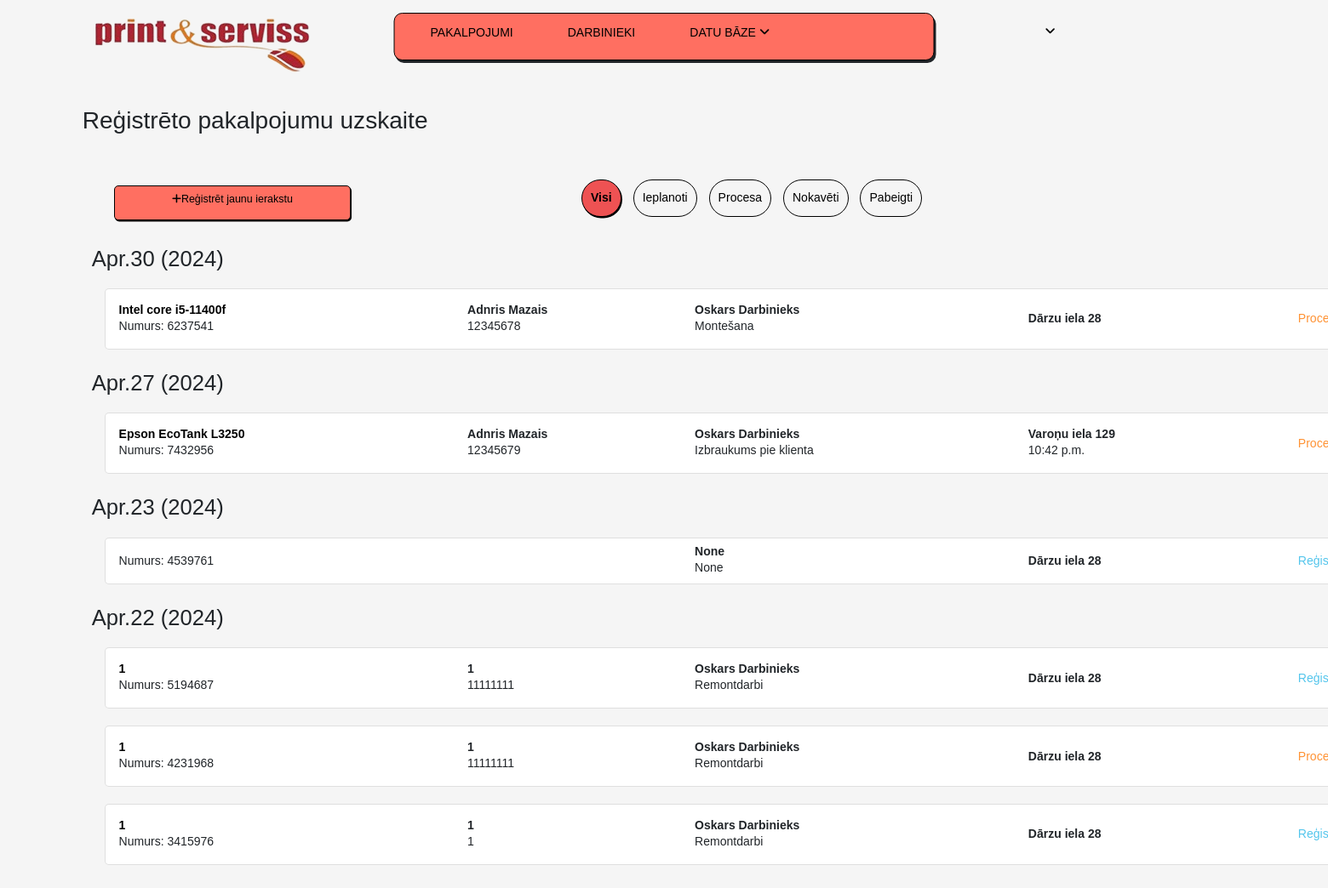
The app's page /service_base (signed in) with its own data.
### myapp/models.py (models this page shows, shortened)
class Pakalpojums(models.Model):
    pak_ID = models.AutoField(primary_key=True, unique=True)
    paktip_ID = models.ForeignKey(PakTip, on_delete=models.SET_NULL, null=True)
    nosaukums = models.CharField(max_length=50)
    klients = models.CharField(max_length=50)
    k_talrunis = models.CharField(max_length=8)
    k_epasts = models.EmailField(max_length=50, default='', null=True, blank=True)
    pan_datums = models.DateField(null=True)
    datums = models.DateField()
    laiks = models.TimeField(blank=True, null=True)
    vieta = models.CharField(max_length=40, default='', null=True, blank=True)
    sit_aprakts = models.TextField(max_length=300)
    darb_ID = models.ForeignKey(Darbinieki, on_delete=models.SET_NULL, null=True)
    status = models.BooleanField(null=True)
    statuss = models.SmallIntegerField(default=0)
    serija_nr = models.CharField(max_length=30, blank=True, null=True)
    komplektacija = models.TextField(max_length=300, default='', null=True, blank=True)
    diagnostika = models.TextField(max_length=300, default='', null=True, blank=True)
    nobeig_datums = models.DateField(null=True, blank=True)
    r_numurs = models.CharField(max_length=7, default=generate_unique_seven_digit_code)
    nobraukums = models.CharField(max_length=10, null=True, blank=True)
    p_laiks = models.TimeField(blank=True, null=True)
    auto = models.CharField(max_length=7, null=True, blank=True)
    k_parole = models.CharField(max_length=4, default=generate_random_code)
    darb_apraksts = models.TextField(max_length=300, default='0')
    darb_kval = models.SmallIntegerField(default='0')
    dar_atrums = models.SmallIntegerField(default='0')
    apkalposanas_lim = models.SmallIntegerField(default='0')
    ats_apraksts = models.TextField(max_length=150, default='0')

class Darbinieki(models.Model):
    darb_ID = models.AutoField(primary_key=True, unique=True)
    vards = models.CharField(max_length=15)
    uzvards = models.CharField(max_length=25)
    epasts = models.EmailField(max_length=50, default='')
    talrunis = models.CharField(max_length=8)
    dz_datums = models.DateField()
    uzsak_datums = models.DateField()
    prasmes = models.CharField(max_length=100, blank=True, null=True)
    login = models.CharField(max_length=20)
    parole = models.CharField(max_length=25)
    menedzeris = models.BooleanField(default=False)
    statuss = models.BooleanField(default=False)
    tehnika = models.BooleanField(default=False)
    montesana = models.BooleanField(default=False)
    programm = models.BooleanField(default=False)
    vaditajs = models.BooleanField(default=False)
    tehmont = models.BooleanField(default=False)
    def __str__(self):
        return self.vards + ' ' + self.uzvards

class PakTip(models.Model):
    paktip_ID = models.AutoField(primary_key=True, unique=True)
    nosaukums = models.CharField(max_length=40)
    def __str__(self):
        return self.nosaukums

### myapp/views.py (the view)
# urls.py: path('service_base', views.service_base, name='service_base'),
def service_base(request, status='visi'):
    if not request.session.get('darb_ID'):
        return redirect('login')
    server_time = timezone.now()
    local_time = server_time - timedelta(hours=2)
    if status == 'visi':
        all_service = Pakalpojums.objects.exclude(status=1)
    elif status == 'drizuma':
        all_service = Pakalpojums.objects.filter(datums__gt=date.today(), status__isnull=True)
    elif status == 'procesa':
        all_service = Pakalpojums.objects.filter(status=0)
    elif status == 'nokaveti':
        all_service = Pakalpojums.objects.filter(datums__lte=local_time)
        all_service = all_service.exclude(datums=local_time.date(), laiks__lt=local_time.time())
        all_service = all_service.filter(status__isnull=True)
    elif status == 'pabeigti':
        all_service = Pakalpojums.objects.filter(status=1)
    else:
        all_service = Pakalpojums.objects.all()
    search_query = request.GET.get('search_query')
    if search_query:
        all_service = all_service.filter(r_numurs__icontains=search_query)
    context = {'all': all_service, 'status': status}
    return render(request, "service_base.html", context)

### myapp/templates/service_base.html (shortened to what this page needs)
{% extends 'base.html' %}
{% load static %}
{% block content %}
{% include 'navbar.html' %}
    <h1 class="mb-4" style="margin-left:6.2%; font-size:1.8vw">Reģistrēto pakalpojumu uzskaite</h1>
    <div class="container mt-5" style="">
                <a href="{% url 'service' %}" class="btn btn-primary" style="position :absolute; left:12vh;margin-top: 1vh;width: 25vh;height: 3.7vh;font-size:0.8vw;background-color:#FF6F61;border: 1px solid black;color :black; border-radius: 5px;box-shadow: 1px 1.5px;"><i class="fas fa-plus" style="color:light-blue"></i>Reģistrēt jaunu ierakstu</a>
        <div style="margin-left: 50%">
        <a href="{% url 'service_base_status' status='visi' %}"
           class="section-link {% if status == 'visi' %}active{% endif %}" id="visi">Visi</a>
        <a href="{% url 'service_base_status' status='drizuma' %}"
           class="section-link {% if status == 'drizuma' %}active{% endif %}">Ieplanoti</a>
        <a href="{% url 'service_base_status' status='procesa' %}"
           class="section-link {% if status == 'procesa' %}active{% endif %}">Procesa</a>
        <a href="{% url 'service_base_status' status='nokaveti' %}"
           class="section-link {% if status == 'nokaveti' %}active{% endif %}" >Nokavēti</a>
        <a href="{% url 'service_base_status' status='pabeigti' %}"
           class="section-link {% if status == 'pabeigti' %}active{% endif %}">Pabeigti</a>
        </div>
        </div>
        {% regroup all|dictsortreversed:"datums" by datums|date:"M.d (Y)" as grouped_items %}
        <div id="cards-container" style="margin-left: 5%; max-height: 80vh; overflow-y: auto;">
        {% for date_group in grouped_items %}
        <p style="margin-left: 2%; margin-top: 5px;font-size: 2.3vh">{{ date_group.grouper }}</p>
        {% for item in date_group.list %}
            <div class="card" style="margin-left: 4vh;width: 160vh">
                <div class="card-body d-flex justify-content-between align-items-center">
                    <div class="d-flex align-items-center">
                        <div>
                            {% if item.nosaukums|length > 30 %}
                                <h6 style="text-decoration: none; color: black; font-size:0.9vw"><b>{{ item.nosaukums|slice:":30" }}-</b></h6>
                                <h6 style="text-decoration: none; color: black; font-size:0.9vw;"><b>{{ item.nosaukums|slice:"30:" }}</b></h6>
                            {% else %}
                                <h6  class="card-title mb-0" style="text-decoration: none; color: black; font-size:0.9vw;"><b>{{ item.nosaukums }}</b></h6>
                            {% endif %}
                            <p class="card-text mb-0" style="font-size:0.9vw">Numurs: {{ item.r_numurs }}</p>
                        </div>
                        <div style="margin-left: 23%; position:absolute;font-size:0.9vw">
                            <h6 class="card-title mb-0" style="font-size:0.9vw"><b>{{ item.klients }}</b></h6>
                            <p class="card-text mb-0" style="font-size:0.9vw">{{ item.k_talrunis }}</p>
                        </div>
                        <div style="margin-left: 38%; position:absolute">
                            <h6 class="card-title mb-0" style="font-size:0.9vw" ><b>{{ item.darb_ID }}</b></h6>
                            <p class="card-text mb-0" style="font-size:0.9vw">{{ item.paktip_ID }}</p>
                        </div>
                        <div style="margin-left: 60%; position:absolute">
                           {% if not item.vieta %}
                            <p><b>Dārzu iela 28</b></p>
                            {% else %}
                            <h6 class="card-title mb-0" style="font-size:0.9vw"><b>{{ item.vieta }}</b></h6>
                            <p class="card-text mb-0" style="font-size:0.9vw">{{ item.laiks }}</p>
                            {% endif %}
                        </div>
                        <div style="margin-left: 75%; position:absolute">
                            <p class="card-text mb-0">
                                {% if item.status is null %}
                                <p style="color: #53c5ec; margin-left:50px;font-size:0.9vw">Reģistrēts</p>
                                {% elif item.status == 0 %}
                                <p style="color: #ff9233;margin-left:50px;font-size:0.9vw">Procesā</p>
                                {% elif item.status == 1 %}
                                <p style="color: green;margin-left:50px;font-size:0.9vw">Pabeigts</p>
                                {% endif %}
                            </p>
                        </div>
                    </div>
                </div>
            </div>
        {% endfor %}
        {% endfor %}
{% endblock %}

### myapp/templates/base.html (shortened to what this page needs)
<!DOCTYPE html>
<html lang="en">
<head>
    <link rel="stylesheet" href="https://cdn.jsdelivr.net/npm/bootstrap@5.1.3/dist/css/bootstrap.min.css">
    <link href="https://cdn.jsdelivr.net/npm/bootstrap-icons@1.19.0/font/bootstrap-icons.css" rel="stylesheet">
    <link rel="stylesheet" href="https://cdnjs.cloudflare.com/ajax/libs/font-awesome/6.5.1/css/all.min.css"
/>
    <link rel="stylesheet" href="https://cdnjs.cloudflare.com/ajax/libs/rateYo/2.3.2/jquery.rateyo.min.css">
</head>
<body>
<div>
    {% block content %}
    {% endblock %}
</div>
</body>
</html>

### myapp/templates/navbar.html (shortened to what this page needs)
<!DOCTYPE html>
<html lang="en">
<head>
    <link rel="stylesheet" href="https://cdn.jsdelivr.net/npm/bootstrap@5.1.3/dist/css/bootstrap.min.css">
        {% load static %}
</head>
<body>
<div style="width:10%; background-color:#ff6f61">
    <div class="logo" style="background-color:#ff6f61">
        <img src="{% static 'logo_print__serviss_sia-removebg-preview.png' %}" alt="Logo"
             style="position: absolute; left: 5%;">
    </div>
    <nav style="text-align: center;position:absolute;font-size:0.9vw; width:57vh; height: 5vh">
        <ul style="position: margin-left: 25%;font-size:0.9vw">
            <li><a href="{% url 'service_base' %}" style="color: black; text-decoration: bold;font-size:0.9vw">Pakalpojumi</a>
            </li>
            <li><a href="{% url 'employee_base' %}" style="color: black; text-decoration: bold;">Darbinieki</a></li>
            <li>
                <a href="#0 " style="color: black">Datu bāze <i class="fa-solid fa-angle-down"></i></a>
            </li>
        </ul>
    </nav>
    <div class="konts"
         style="position:absolute; margin-left:34%; width:16%;height: 5%;;font-size:0.9vw; border: 1px solid black; background-color:none; border: none;">
        <ul>
            <li>
                <a href="#0" style="color: black;font-size:0.9vw">{{ request.session.login_vards }}
                    <i class="fa-solid fa-angle-down"></i></a>
            </li>
        </ul>
    </div>
</div>
</body>
</html>

### myapp/templates/service_base.html (style rules this page uses)
body { overflow: hidden; }
.section-link { color: black; padding: 10px; margin: 5px; border-radius: 5px; text-decoration: none; display: inline-block; transition: background-color 0.3s; border: 1px solid black; border-radius: 50px; }
.section-link.active { font-weight: bold; border: 1px solid black; background-color: #ee5253; box-shadow: 1px 1.5px; }
.card { margin-bottom: 20px; position: relative; border: solid light gray 0.5px; border-radius: 5px; }
body { background-color: #f5f5f5; }
.container { margin-left: 5%; max-width: 1200px; width: 100%; }
#cards-container { max-height: 80vh; overflow-y: auto; margin-top: 20px; scrollbar-color: #555 #f5f5f5; padding-bottom: 120px; }

### records on screen
Pakalpojums: nosaukums "Intel core i5-11400f", r_numurs "6237541", klients "Adnris Mazais", k_talrunis "12345678", darb_ID "Oskars Darbinieks", paktip_ID "Montešana", shows "Dārzu iela 28", status "Procesā"
Pakalpojums: nosaukums "Epson EcoTank L3250", r_numurs "7432956", klients "Adnris Mazais", k_talrunis "12345679", darb_ID "Oskars Darbinieks", paktip_ID "Izbraukums pie klienta", vieta "Varoņu iela 129", laiks "10:42 p.m.", status "Procesā"
Pakalpojums: r_numurs "4539761", darb_ID "None", paktip_ID "None", vieta "Dārzu iela 28", shows "Reģistrēts"
Pakalpojums: nosaukums "1", r_numurs "5194687", klients "1", k_talrunis "11111111", darb_ID "Oskars Darbinieks", paktip_ID "Remontdarbi", shows "Dārzu iela 28", shows "Reģistrēts"
Pakalpojums: nosaukums "1", r_numurs "4231968", klients "1", k_talrunis "11111111", darb_ID "Oskars Darbinieks", paktip_ID "Remontdarbi", shows "Dārzu iela 28", status "Procesā"
Pakalpojums: nosaukums "1", r_numurs "3415976", klients "1", k_talrunis "1", darb_ID "Oskars Darbinieks", paktip_ID "Remontdarbi", shows "Dārzu iela 28", shows "Reģistrēts"

### other values on screen
{{ date_group.grouper }} "Apr.30 (2024)" "Apr.27 (2024)" "Apr.23 (2024)" "Apr.22 (2024)"
